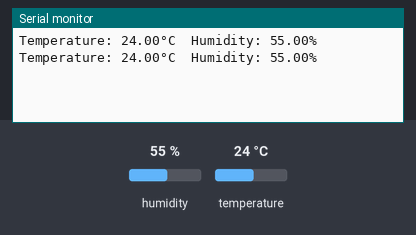
Simulated run of this sketch. Board: Arduino Uno, built with avr-gcc and run on an emulated ATmega328P. On the bench: the last lines printed to the serial monitor. The inputs (shaded band) are chosen by the test bench; at power-on: humidity 55 %, temperature 24 °C.

Above: at 9.8 s.
9.9 s: humidity set to 22 %
At 16.7 s:
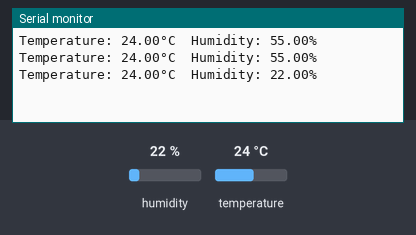
17.9 s: temperature set to 12 °C
At 24.1 s:
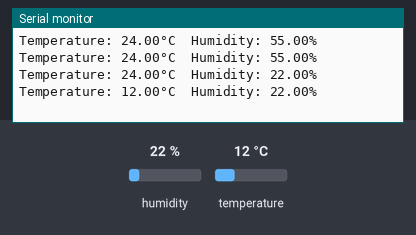
25.9 s: humidity set to 40 %
At 31.5 s:
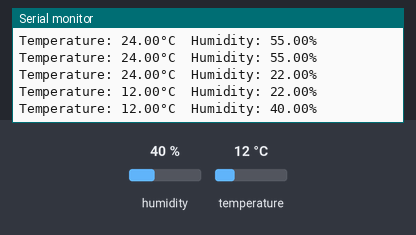
Timing chart, 0 to 33.0 s (numbered marks = the images above; inputs shaded):
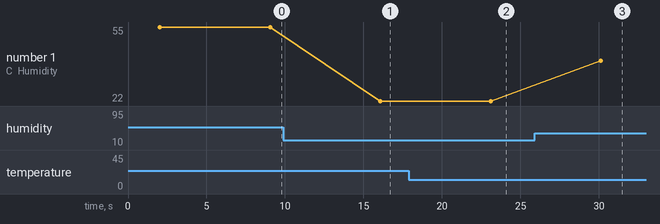

Measured:
- after the input at 9.9 s, the serial monitor: prints a new line after 6.2 s (image 1)
- after the input at 17.9 s, the serial monitor: prints a new line after 5.2 s (image 2)
- after the input at 25.9 s, the serial monitor: prints a new line after 4.2 s (image 3)
- plotted number 1: 55 → 22 after the input at 9.9 s, 22 → 40 after the input at 25.9 s

The sketch:

testtemp.ino
```cpp
#include <DHT.h>

#define DHTPIN 2 // define the pin where the DHT11 sensor is connected
#define DHTTYPE DHT11 // define the type of DHT sensor used

DHT dht(DHTPIN, DHTTYPE); // create a DHT object

void setup() {
  Serial.begin(9600); // initialize the serial communication
  dht.begin(); // initialize the DHT sensor
}

void loop() {
  delay(2000); // wait for 2 seconds for the sensor to stabilize
  float temperature = dht.readTemperature(); // read the temperature value from the sensor
  float humidity = dht.readHumidity(); // read the humidity value from the sensor

  Serial.print("Temperature: ");
  Serial.print(temperature);
  Serial.print("°C  Humidity: ");
  Serial.print(humidity);
  Serial.println("%");

  delay(5000); // wait for 5 seconds before reading again
}
```
